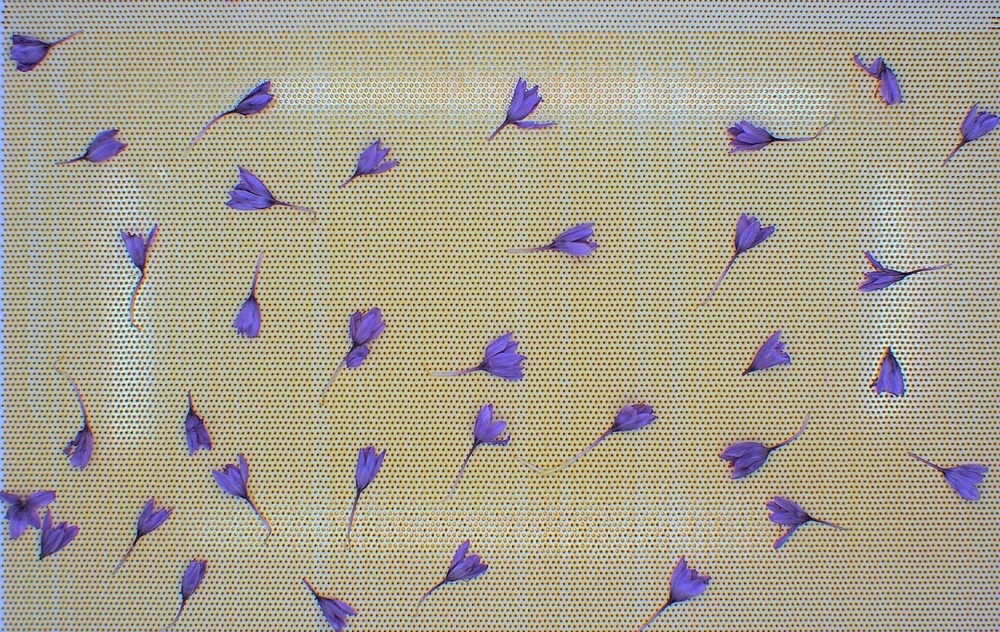
#> input picture HW[5]/images/img_01.jpg, 1000 x 632 px, shrunk from 1290 x 815 before the run
$ jupyter execute Q1.ipynb   (older library calls are emulated)
#> lines starting #> are read from the running program, lines starting #| are printed output that depends on the picture
[cell 1]
import cv2
import numpy as np
import matplotlib.pyplot as plt

[cell 2]
im = cv2.imread('images/img_01.jpg', 0)
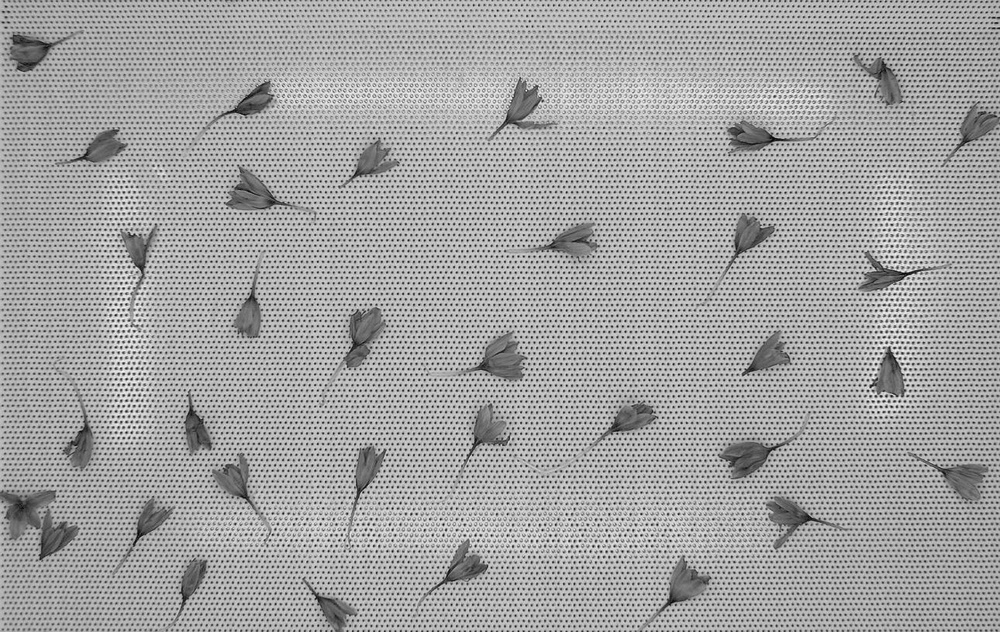
#> im: shape (632, 1000); min 2, max 254, mean 163.2

[cell 3]
fft = np.fft.fft2(im)
fft_shift = np.fft.fftshift(fft)
plt.imshow(20*np.log(np.abs(fft_shift)), cmap='gray')
cv2.imwrite('denoised.jpg', 20*np.log(np.abs(fft_shift)))
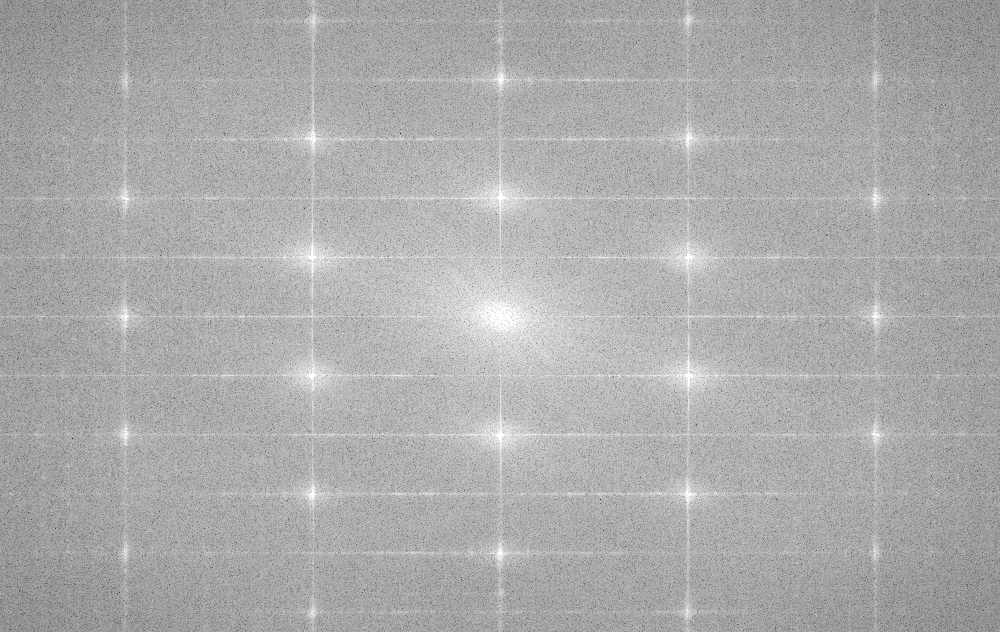
#> saved as denoised.jpg: shape (632, 1000); min 8, max 255, mean 172
#> Out = True
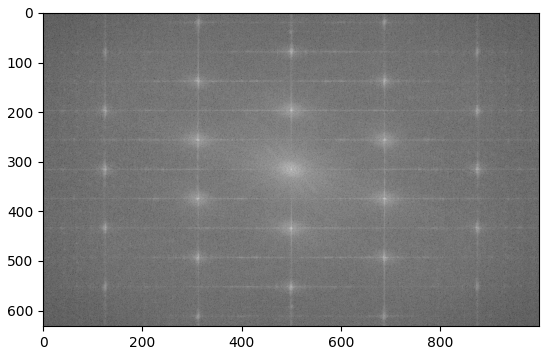
#> figure drawn by matplotlib, 1 panel

[cell 4]
x, y = fft.shape
#> x = 632; y = 1000
filter = np.zeros(fft_shift.shape)
filter[int(0.4 * x):int(0.6 * x),int(0.4 * y):int(0.6 * y)] = 1
plt.imshow(filter, cmap='gray')
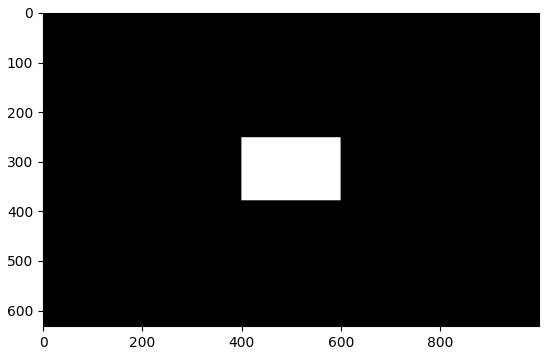
#> figure drawn by matplotlib, 1 panel

[cell 5]
fft2_shift = fft_shift * filter
fft_2 = np.fft.ifftshift(fft2_shift)
denoised = np.fft.ifft2(fft_2).real
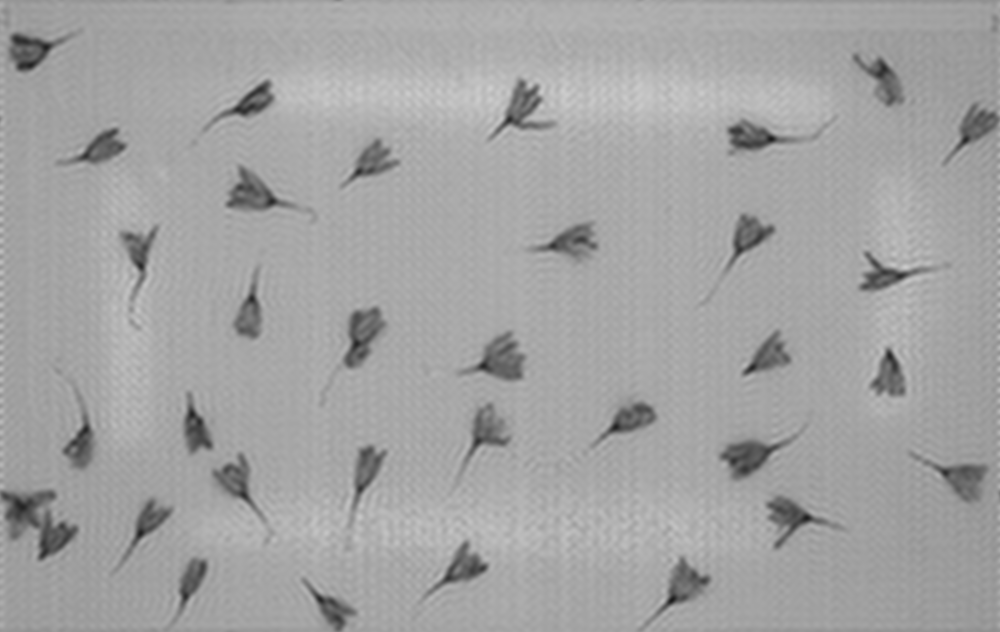
#> denoised: shape (632, 1000) float64; min 26.24, max 206.6, mean 163.2

[cell 6]
plt.figure(figsize=(16, 16))
plt.subplot(121)
plt.imshow(denoised, cmap='gray'), plt.title('denoised image'), plt.xticks([]), plt.yticks([])

plt.subplot(122)
plt.imshow(im, cmap='gray'), plt.title('original image'), plt.xticks([]), plt.yticks([])

[cell 7]
denoised = denoised.astype(np.uint8)

[cell 8]
edge = cv2.Canny(denoised, 50, 120)
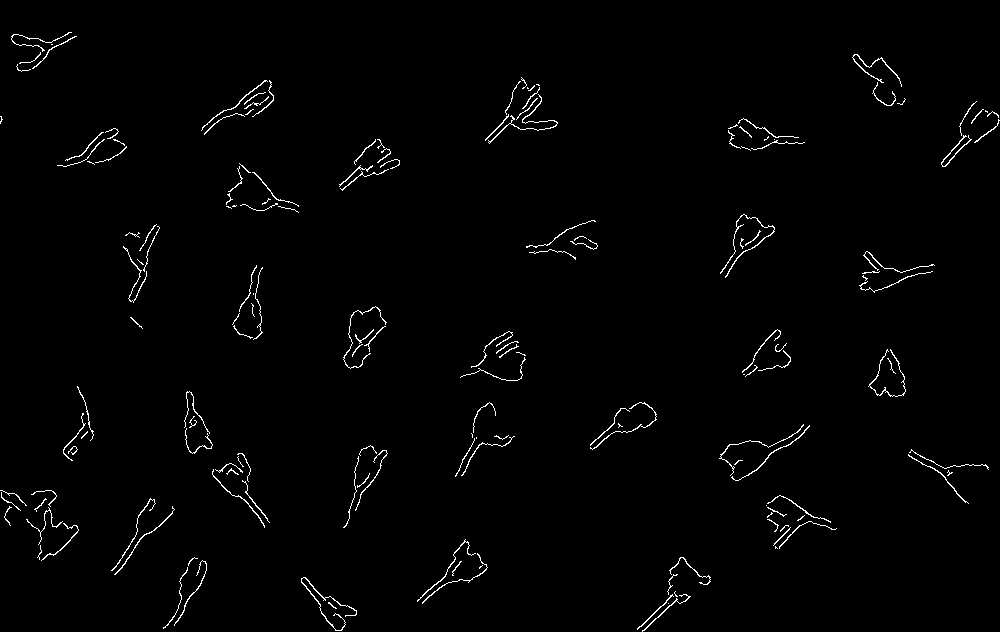
#> edge: shape (632, 1000); 1.3% white in thin lines or dots
plt.imshow(edge, cmap='gray')

[cell 9]
grad_x = cv2.Sobel(edge, cv2.CV_64F, 1, 0)
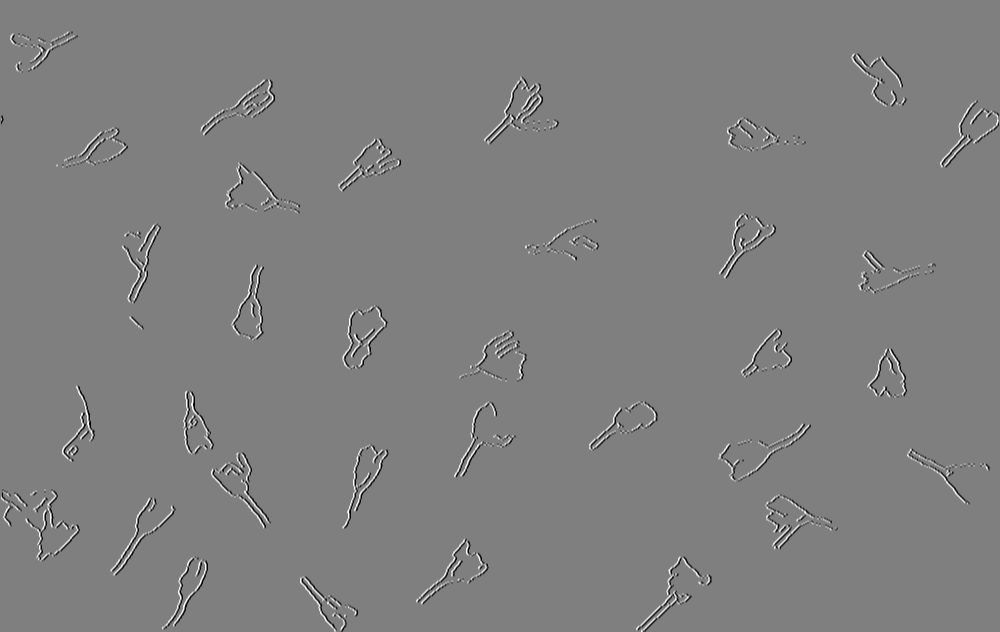
#> grad_x: shape (632, 1000) float64; min -1020, max 1020, mean 0; drawn with min black and max white
grad_y = cv2.Sobel(edge, cv2.CV_64F, 0, 1)

[cell 10]
dir = np.arctan2(grad_y, grad_x)
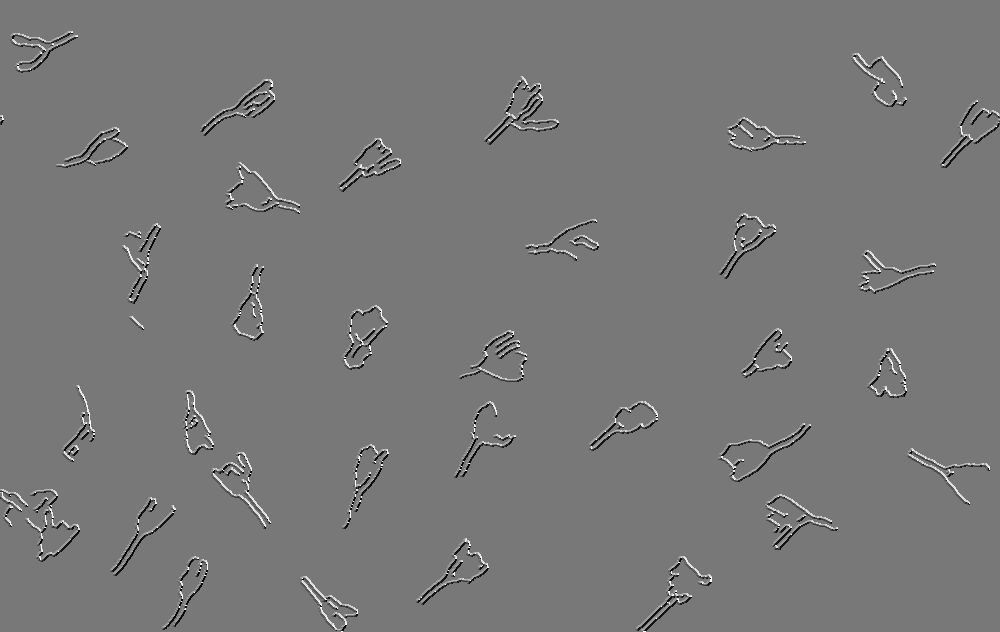
#> dir: shape (632, 1000) float64; min -2.82, max 3.14, mean -0.00348; drawn with min black and max white
